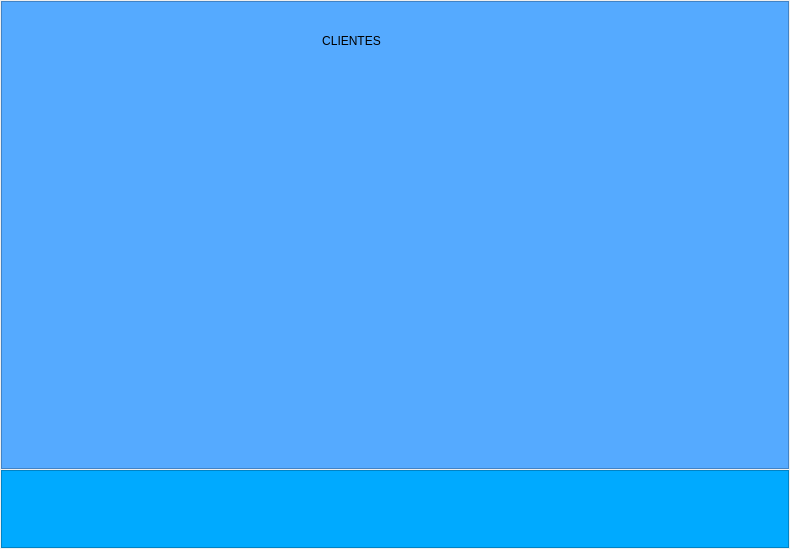
             <widget class="QWidget" name="page_ark_clients">
              <property name="minimumSize">
               <size>
                <width>790</width>
                <height>549</height>
               </size>
              </property>
              <layout class="QVBoxLayout" name="verticalLayout_19" stretch="6,1">
               <property name="spacing">
                <number>1</number>
               </property>
               <property name="leftMargin">
                <number>1</number>
               </property>
               <property name="topMargin">
                <number>1</number>
               </property>
               <property name="rightMargin">
                <number>1</number>
               </property>
               <property name="bottomMargin">
                <number>1</number>
               </property>
               <item>
                <widget class="QFrame" name="frame_form_clients">
                 <property name="styleSheet">
                  <string notr="true">/* Estilo del marco */
QFrame {
    background-color: rgb(85, 170, 255);
   
}
</string>
                 </property>
                 <property name="frameShape">
                  <enum>QFrame::Shape::StyledPanel</enum>
                 </property>
                 <property name="frameShadow">
                  <enum>QFrame::Shadow::Raised</enum>
                 </property>
                 <widget class="QLabel" name="label_title_clients">
                  <property name="geometry">
                   <rect>
                    <x>280</x>
                    <y>30</y>
                    <width>141</width>
                    <height>20</height>
                   </rect>
                  </property>
                  <property name="frameShadow">
                   <enum>QFrame::Shadow::Plain</enum>
                  </property>
                  <property name="text">
                   <string>CLIENTES</string>
                  </property>
                  <property name="alignment">
                   <set>Qt::AlignmentFlag::AlignCenter</set>
                  </property>
                 </widget>
                </widget>
               </item>
               <item>
                <widget class="QFrame" name="frame_actbar_clients">
                 <property name="styleSheet">
                  <string notr="true">/* Estilo del marco */
QFrame {
    background-color: rgb(0, 170, 255);
   
}</string>
                 </property>
                 <property name="frameShape">
                  <enum>QFrame::Shape::StyledPanel</enum>
                 </property>
                 <property name="frameShadow">
                  <enum>QFrame::Shadow::Raised</enum>
                 </property>
                </widget>
               </item>
              </layout>
             </widget>
